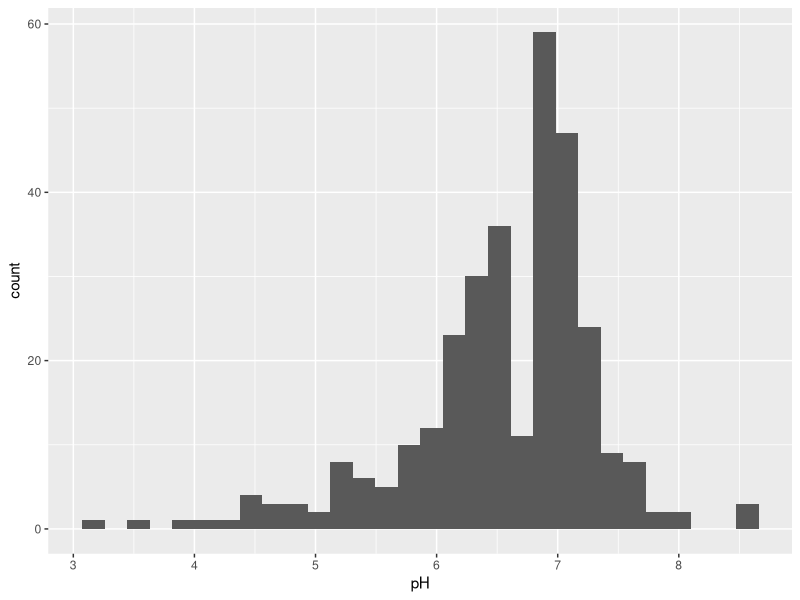
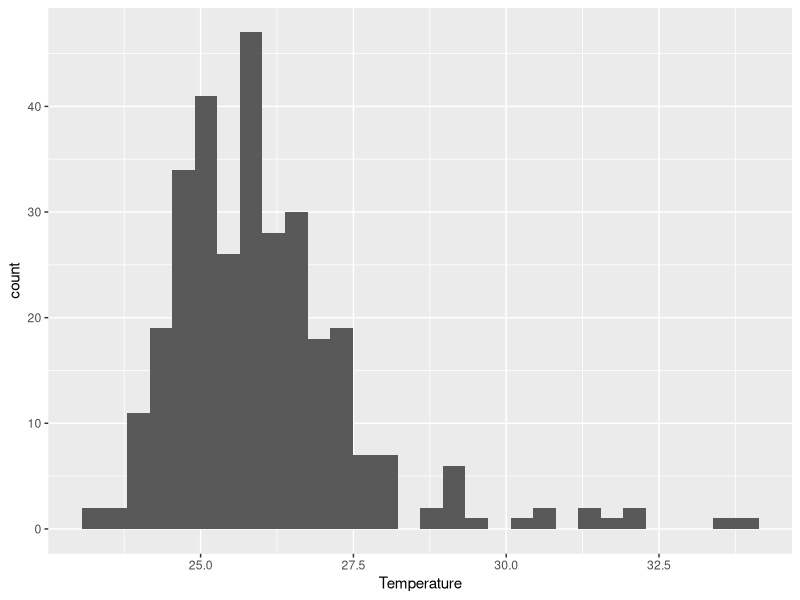
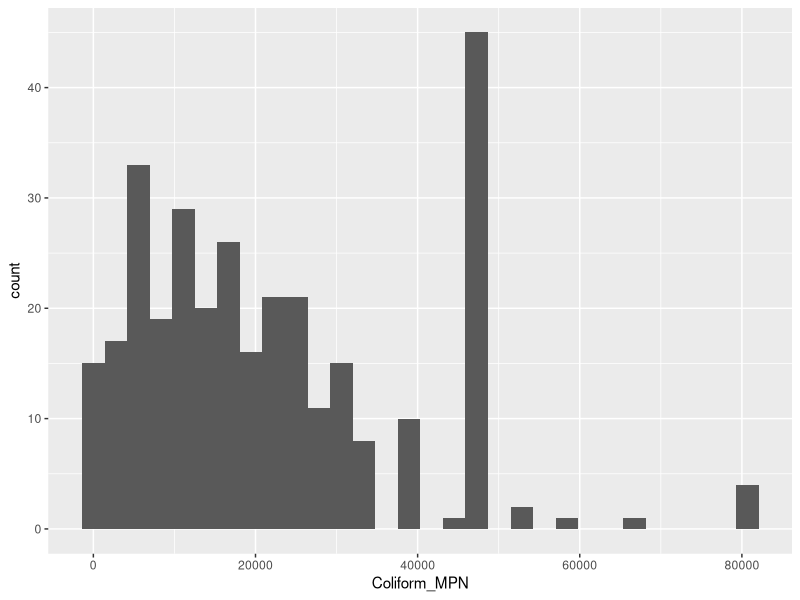
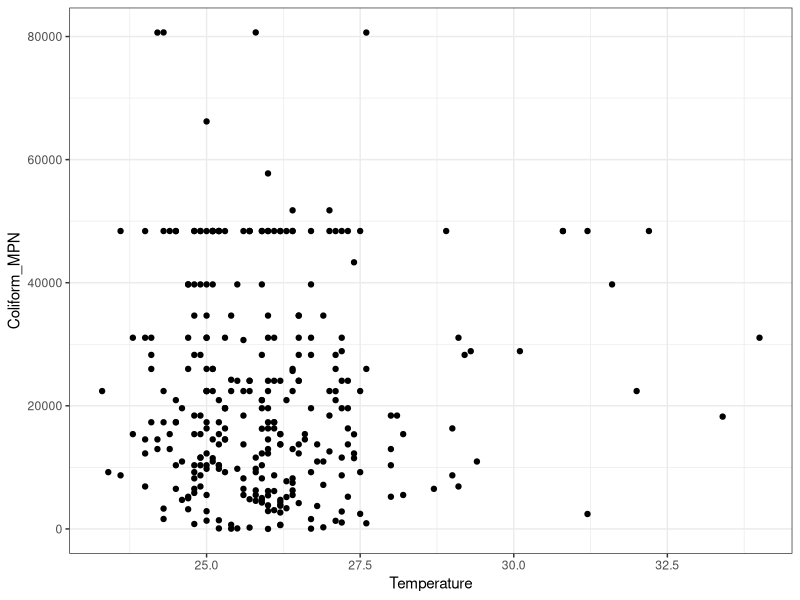
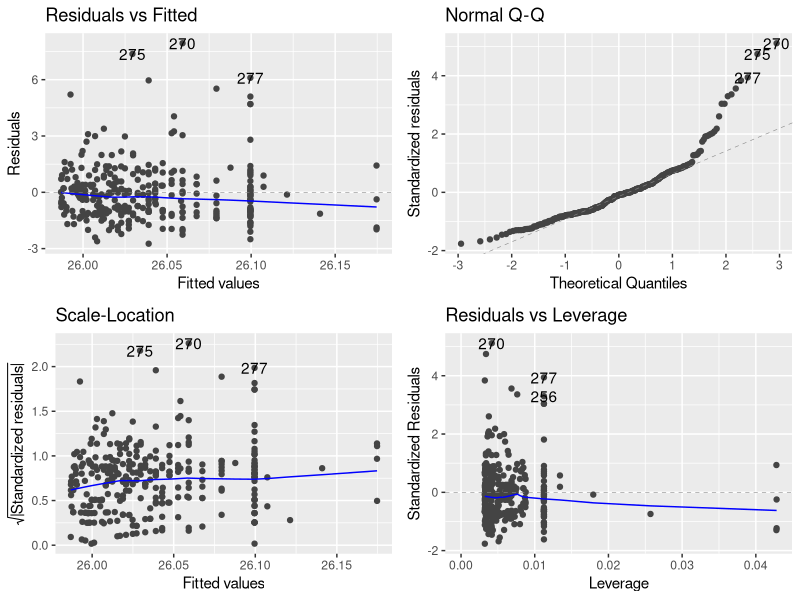
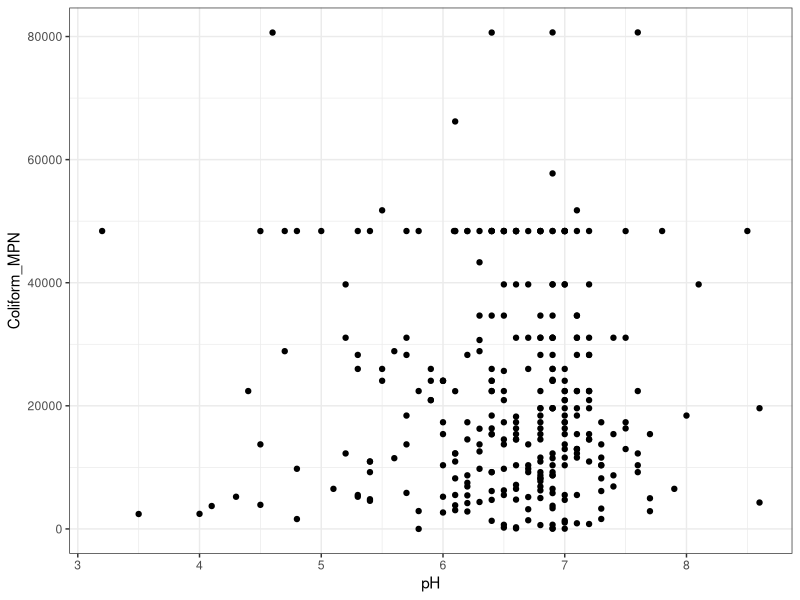
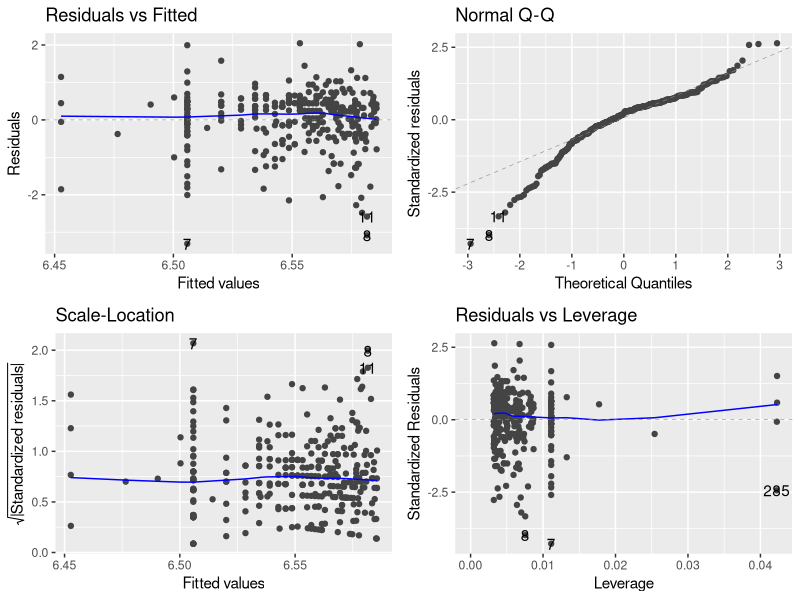
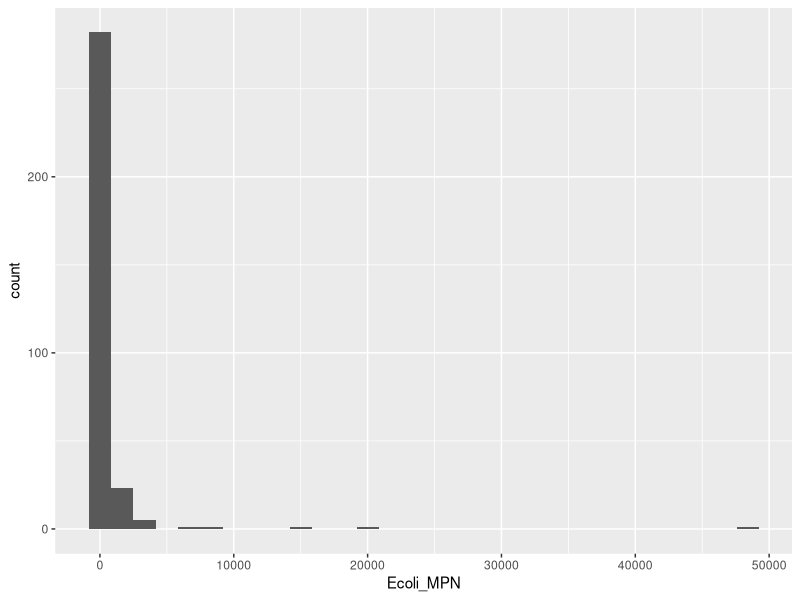

Recreate these plots in R, in order.
## ---- chunk 1
rm(list = ls())
library(here)
library(tidyverse)
library(ggfortify)
## ---- chunk 2
Bacteria_Data <- read.csv(here("Data", "AS-Raw-Data-Indicator-bacteria-project.csv"), stringsAsFactors=TRUE)
## ---- chunk 3
as.factor(Bacteria_Data$pH)
as.factor(Bacteria_Data$Temperature)
as.factor(Bacteria_Data$Coliform_MPN)
## ---- chunk 4
ggplot(Bacteria_Data, aes(x=pH)) +
  geom_histogram()

## This data looks pretty consistent within a certain range. However, there may be a couple outliers on the lower end of the scale. 
## ---- chunk 5
ggplot(Bacteria_Data, aes(x=Temperature)) +
  geom_histogram()

## Again, this data looks pretty consistent. On the higher end of the range, there could be some outliers to look out for. 
## ---- chunk 6
ggplot(Bacteria_Data, aes(x=Coliform_MPN)) + 
  geom_histogram()

##Things are pretty consistent here besides a major outlier I can identify. That one's at around 80,000 MPN and could carry some high leverage. 
## ---- chunk 7
summary(Bacteria_Data)

## The summary() function shows important information about data such as min, max, and quartiles. This is useful in assessing the quality of data, and also determining if there are any NA's in a larger data set. I'm noticing that there are some NA values, and that max values are very different from means in some variables, such as coliform count (nearly 60,000 MPN difference). Things like this should be taken into account when searching for potential outliers. 
## ---- chunk 8
ggplot(Bacteria_Data, aes(x=Temperature, y=Coliform_MPN)) +
  geom_point() +
  theme_bw()
## ---- chunk 9
Temperature_mod <- lm(Temperature ~ Coliform_MPN, data=Bacteria_Data)
## ---- chunk 10
autoplot(Temperature_mod)
## ---- chunk 11
anova(Temperature_mod)
## ---- chunk 12
summary(Temperature_mod)
## ---- chunk 13
ggplot(Bacteria_Data, aes(x=pH, y=Coliform_MPN)) +
  geom_point()+
  theme_bw()
## ---- chunk 14
pH_mod <- lm(pH ~ Coliform_MPN, data=Bacteria_Data)
## ---- chunk 15
autoplot(pH_mod)
## ---- chunk 16
anova(pH_mod)
## ---- chunk 17
summary(pH_mod)
## ---- chunk 18
ggplot(Bacteria_Data, aes(x=Ecoli_MPN))+
  geom_histogram()
## ---- chunk 19
ggplot(Bacteria_Data, aes(x=Temperature, y=Ecoli_MPN)) +
         geom_point()+
         theme_bw()
## ---- chunk 20
Temp_Ecoli_mod <- lm(Temperature ~ Ecoli_MPN, data = Bacteria_Data)
## ---- chunk 21
autoplot(Temp_Ecoli_mod)
## ---- chunk 22
anova(Temp_Ecoli_mod)
## ---- chunk 23
ggplot(Bacteria_Data, aes(x=pH, y=Ecoli_MPN)) +
  geom_point()+
  theme_bw()
## ---- chunk 24
pH_Ecoli_mod <- lm(pH ~ Ecoli_MPN, data=Bacteria_Data)
## ---- chunk 25
autoplot(pH_Ecoli_mod)
## ---- chunk 26
anova(pH_Ecoli_mod)
## ---- chunk 27
Coliform_wo_Outliers <- filter(Bacteria_Data, Coliform_MPN < 80000)
## ---- chunk 28
ggplot(Coliform_wo_Outliers, aes(x=Temperature, y=Coliform_MPN)) +
  geom_point()+
  theme_bw()
## ---- chunk 29
Temp_coli_wo_outliers_mod <- lm(Temperature ~ Coliform_MPN, data=Coliform_wo_Outliers)
## ---- chunk 30
autoplot(Temp_coli_wo_outliers_mod)
## ---- chunk 31
anova(Temp_coli_wo_outliers_mod)
## ---- chunk 32
pH_coli_wo_outliers <- lm(pH ~ Coliform_MPN, data=Coliform_wo_Outliers)
## ---- chunk 33
autoplot(pH_coli_wo_outliers)
## ---- chunk 34
anova(pH_coli_wo_outliers)
## ---- chunk 35
Ecoli_wo_outliers <- filter(Bacteria_Data, Ecoli_MPN <40000)
## ---- chunk 36
temp_Ecoli_wo_outliers <- lm(Temperature ~ Ecoli_MPN, data=Ecoli_wo_outliers)
## ---- chunk 37
autoplot(temp_Ecoli_wo_outliers)
## ---- chunk 38
anova(temp_Ecoli_wo_outliers)
## ---- chunk 39
pH_Ecoli_wo_outliers <- lm(pH ~ Ecoli_MPN, data=Ecoli_wo_outliers)
## ---- chunk 40
autoplot(pH_Ecoli_wo_outliers)
## ---- chunk 41
anova(pH_Ecoli_wo_outliers)
